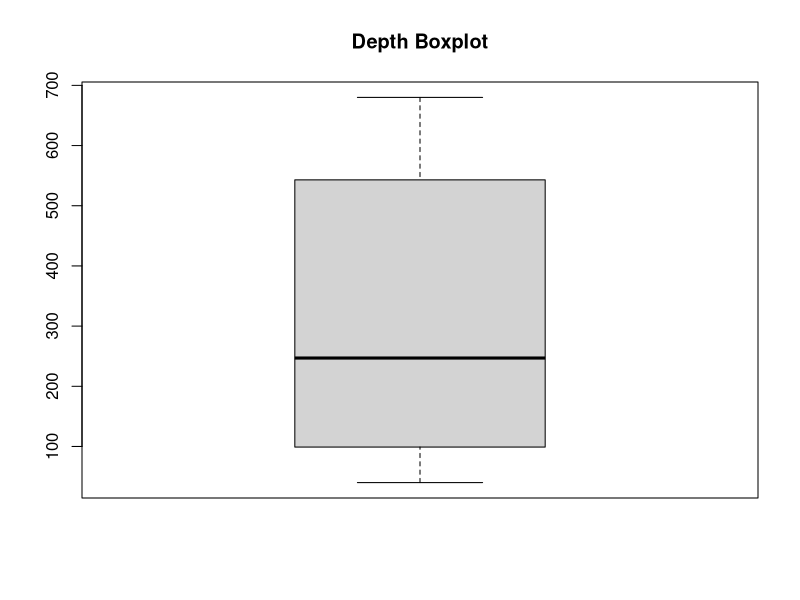
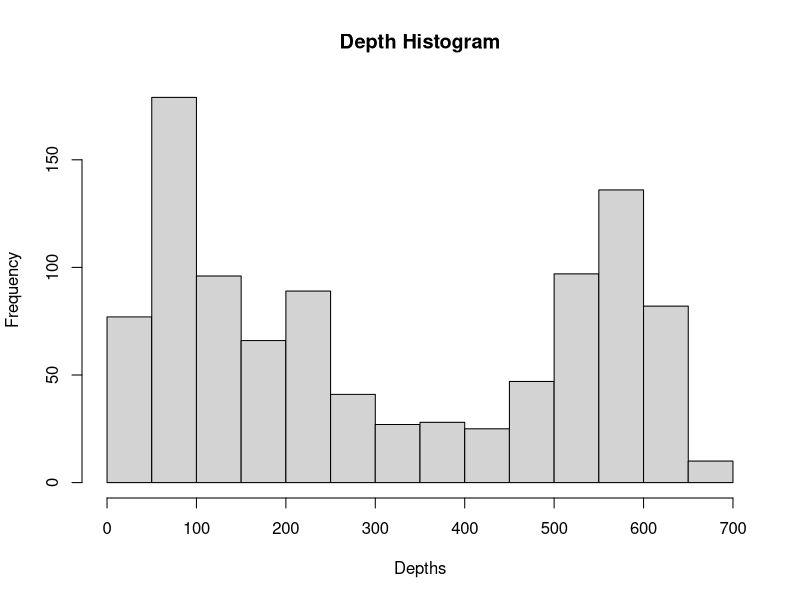
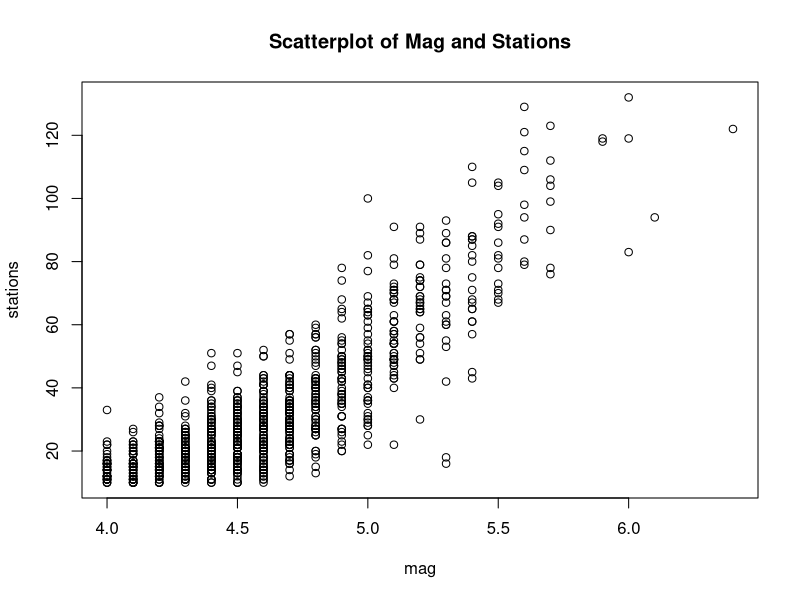
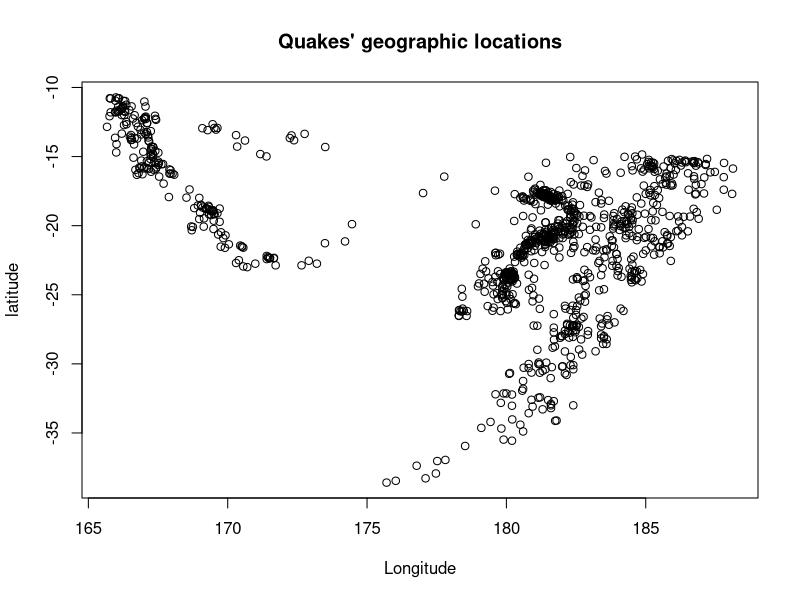

Generate these figures, in order, with R:
## ---- chunk 1
#DO NOT EDIT THIS CHUNK OR ANYTHING ABOVE IT!
knitr::opts_chunk$set(echo = TRUE, eval = TRUE, fig.align = "center", warning = F, message = F, tidy=T, tidy.opts=list(width.cutoff=50))
## ---- chunk 2
head(quakes)
## ---- chunk 3
# your code here
NROW(quakes)

NCOL(quakes)
## ---- chunk 4
# your code here

min(head(quakes)$mag)
max(head(quakes)$mag)
mean(head(quakes)$mag)
median(head(quakes)$mag)

min(head(quakes)$depth)
max(head(quakes)$depth)
mean(head(quakes)$depth)
median(head(quakes)$depth)

## ---- chunk 5
median(quakes$mag[quakes$long>175])

median(quakes[quakes$long>175,]$mag) #this is the more conventional notation
## ---- chunk 6
# your code here

mean(quakes$mag[quakes$depth>median(quakes$depth)])

mean(quakes$mag[quakes$depth<median(quakes$depth)])

## ---- chunk 7
# your code here

sd(quakes$lat[quakes$depth>median(quakes$depth)])

sd(quakes$lat[quakes$depth<median(quakes$depth)])

## ---- chunk 8
# update the code below by replacing the NA with the correct expression to convert to meters

quakes$depth_m <- quakes$depth*1000
head(quakes$depth_m, n= 10)

## ---- chunk 9
# your code here

boxplot(quakes$depth, main="Depth Boxplot")

## ---- chunk 10
# your code here

hist(quakes$depth, main="Depth Histogram",xlab="Depths")

## ---- chunk 11
# your code here

plot(quakes$mag, quakes$stations, main = "Scatterplot of Mag and Stations",
     xlab = "mag", ylab = "stations")

## ---- chunk 12
# your code here

plot(x=quakes$long, y=quakes$lat, main = "Quakes' geographic locations",
     xlab = "Longitude", ylab = "latitude")

mean(quakes$depth[quakes$long>175])

mean(quakes$depth[quakes$long<175])

## ---- chunk 13
## DO NOT DELETE OR MODIFY THIS CHUNK: IT MUST BE PRESENT TO RECEIVE CREDIT FOR THE ASSIGNMENT
sessionInfo(); Sys.time(); Sys.info()
